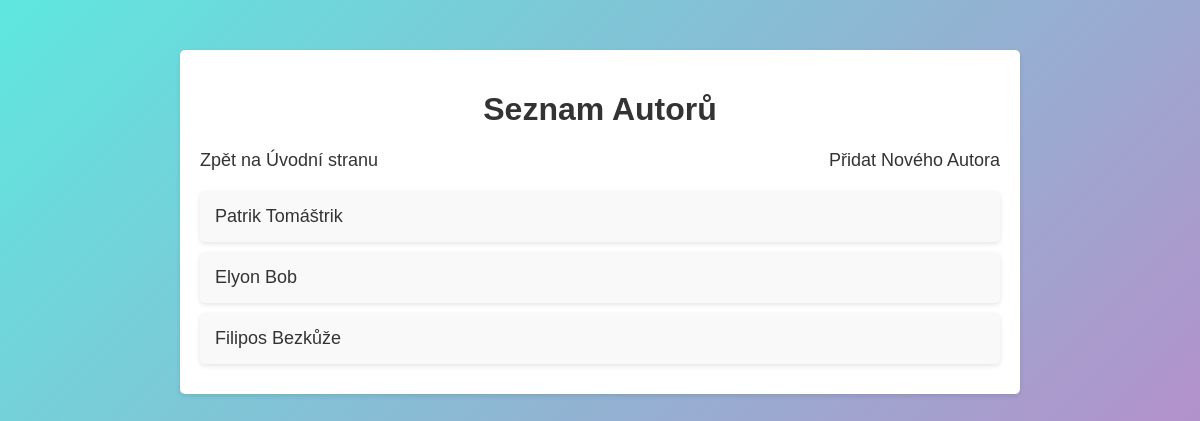
The app's page /autori/ with its own data.
### novel/models.py (models this page shows, shortened)
class Autor(models.Model):
    jmeno = models.CharField(max_length=100)
    prijmeni = models.CharField(max_length=100)
    datum_narozeni = models.DateField(null=True, blank=True)

### novel/views.py (the view)
# urls.py: path('autori/', AutorListView.as_view(), name='autor_list'),
class AutorListView(ListView):
    model = Autor
    template_name = 'autor_list.html'

### novel/templates/autor_list.html (shortened to what this page needs)
<!DOCTYPE html>
<html>
<head>
</head>
<body>
    <div class="container">
        <h1>Seznam Autorů</h1>
        <div class="nav-links">
            <a href="{% url 'index' %}">Zpět na Úvodní stranu</a>
            <a href="{% url 'autor_create' %}">Přidat Nového Autora</a>
        </div>
        <ul>
            {% for autor in object_list %}
            <li>
                <a href="{% url 'autor_detail' autor.pk %}">{{ autor.jmeno }} {{ autor.prijmeni }}</a>
            </li>
            {% endfor %}
        </ul>
    </div>
</body>
</html>

### novel/templates/autor_list.html (style rules this page uses)
body { font-family: Arial, sans-serif; margin: 0; padding: 0; background: linear-gradient(135deg, #5ee7df, #b490ca); }
h1 { text-align: center; color: #333; }
ul { list-style: none; padding: 0; margin: 0; }
li { margin-bottom: 10px; background-color: #f9f9f9; padding: 15px; border-radius: 5px; box-shadow: 0 2px 5px rgba(0, 0, 0, 0.1); }
a { text-decoration: none; color: #333; transition: color 0.3s; font-size: 18px; }
.container { max-width: 800px; margin: 50px auto; background-color: #fff; padding: 20px; border-radius: 5px; box-shadow: 0 2px 5px rgba(0, 0, 0, 0.1); }
.nav-links { display: flex; justify-content: space-between; margin-bottom: 20px; }

### records on screen
Autor: jmeno "Patrik", prijmeni "Tomáštrik"
Autor: jmeno "Elyon", prijmeni "Bob"
Autor: jmeno "Filipos", prijmeni "Bezkůže"
